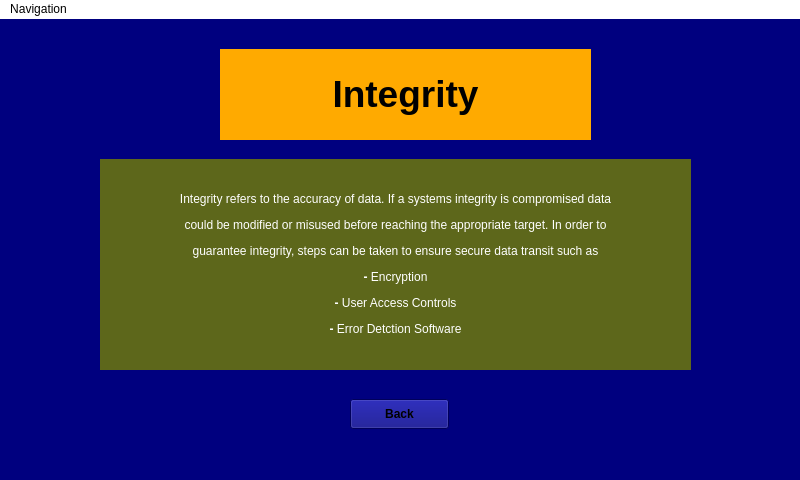
<?xml version="1.0" encoding="UTF-8"?>
<ui version="4.0">
 <class>MainWindow</class>
 <widget class="QMainWindow" name="MainWindow">
  <property name="geometry">
   <rect>
    <x>0</x>
    <y>0</y>
    <width>800</width>
    <height>480</height>
   </rect>
  </property>
  <property name="windowTitle">
   <string>MainWindow</string>
  </property>
  <property name="styleSheet">
   <string notr="true">background-color: rgb(0, 0, 127);</string>
  </property>
  <widget class="QWidget" name="centralwidget">
   <widget class="QLabel" name="label">
    <property name="geometry">
     <rect>
      <x>220</x>
      <y>30</y>
      <width>371</width>
      <height>91</height>
     </rect>
    </property>
    <property name="styleSheet">
     <string notr="true">background-color: rgb(255, 170, 0);</string>
    </property>
    <property name="text">
     <string>&lt;html&gt;&lt;head/&gt;&lt;body&gt;&lt;p align=&quot;center&quot;&gt;&lt;span style=&quot; font-size:28pt; font-weight:600; color:#000000;&quot;&gt;Integrity&lt;/span&gt;&lt;/p&gt;&lt;/body&gt;&lt;/html&gt;</string>
    </property>
   </widget>
   <widget class="QLabel" name="label_2">
    <property name="geometry">
     <rect>
      <x>100</x>
      <y>140</y>
      <width>591</width>
      <height>211</height>
     </rect>
    </property>
    <property name="styleSheet">
     <string notr="true">background-color: rgb(93, 103, 27);</string>
    </property>
    <property name="text">
     <string>&lt;html&gt;&lt;head/&gt;&lt;body&gt;&lt;p align=&quot;center&quot;&gt;&lt;span style=&quot; color:#ffffff;&quot;&gt;Integrity refers to the accuracy of data. If a systems integrity is compromised data&lt;/span&gt;&lt;/p&gt;&lt;p align=&quot;center&quot;&gt;&lt;span style=&quot; color:#ffffff;&quot;&gt;could be modified or misused before reaching the appropriate target. In order to&lt;/span&gt;&lt;/p&gt;&lt;p align=&quot;center&quot;&gt;&lt;span style=&quot; color:#ffffff;&quot;&gt;guarantee integrity, steps can be taken to ensure secure data transit such as&lt;/span&gt;&lt;/p&gt;&lt;p align=&quot;center&quot;&gt;&lt;span style=&quot; font-weight:600; color:#ffffff;&quot;&gt;- &lt;/span&gt;&lt;span style=&quot; color:#ffffff;&quot;&gt;Encryption&lt;/span&gt;&lt;/p&gt;&lt;p align=&quot;center&quot;&gt;&lt;span style=&quot; font-weight:600; color:#ffffff;&quot;&gt;- &lt;/span&gt;&lt;span style=&quot; color:#ffffff;&quot;&gt;User Access Controls&lt;/span&gt;&lt;/p&gt;&lt;p align=&quot;center&quot;&gt;&lt;span style=&quot; font-weight:600; color:#ffffff;&quot;&gt;- &lt;/span&gt;&lt;span style=&quot; color:#ffffff;&quot;&gt;Error Detction Software&lt;/span&gt;&lt;/p&gt;&lt;/body&gt;&lt;/html&gt;</string>
    </property>
   </widget>
   <widget class="QPushButton" name="Back_Button">
    <property name="geometry">
     <rect>
      <x>350</x>
      <y>380</y>
      <width>99</width>
      <height>30</height>
     </rect>
    </property>
    <property name="font">
     <font>
      <weight>75</weight>
      <bold>true</bold>
     </font>
    </property>
    <property name="styleSheet">
     <string notr="true">border-image: url(:/Images/Imagefiles/orangebutton.png);</string>
    </property>
    <property name="text">
     <string>Back</string>
    </property>
   </widget>
  </widget>
  <widget class="QMenuBar" name="menubar">
   <property name="geometry">
    <rect>
     <x>0</x>
     <y>0</y>
     <width>800</width>
     <height>28</height>
    </rect>
   </property>
   <property name="styleSheet">
    <string notr="true">background-color: rgb(255, 255, 255);</string>
   </property>
   <widget class="QMenu" name="menuNavigation">
    <property name="title">
     <string>Navigation</string>
    </property>
    <addaction name="Menu_main"/>
    <addaction name="Menu_tutorial"/>
    <addaction name="Menu_videos"/>
    <addaction name="Menu_attacks"/>
    <addaction name="Menu_counter"/>
    <addaction name="Menu_exit"/>
   </widget>
   <addaction name="menuNavigation"/>
  </widget>
  <widget class="QStatusBar" name="statusbar"/>
  <action name="Menu_main">
   <property name="text">
    <string>Main Hub</string>
   </property>
  </action>
  <action name="Menu_tutorial">
   <property name="text">
    <string>Tutorial Menu</string>
   </property>
  </action>
  <action name="Menu_videos">
   <property name="text">
    <string>Videos</string>
   </property>
  </action>
  <action name="Menu_attacks">
   <property name="text">
    <string>Attacks</string>
   </property>
  </action>
  <action name="Menu_counter">
   <property name="text">
    <string>Counter Measures</string>
   </property>
  </action>
  <action name="Menu_exit">
   <property name="text">
    <string>Exit</string>
   </property>
  </action>
 </widget>
 <resources>
  <include location="Resources.qrc"/>
 </resources>
 <connections/>
</ui>
